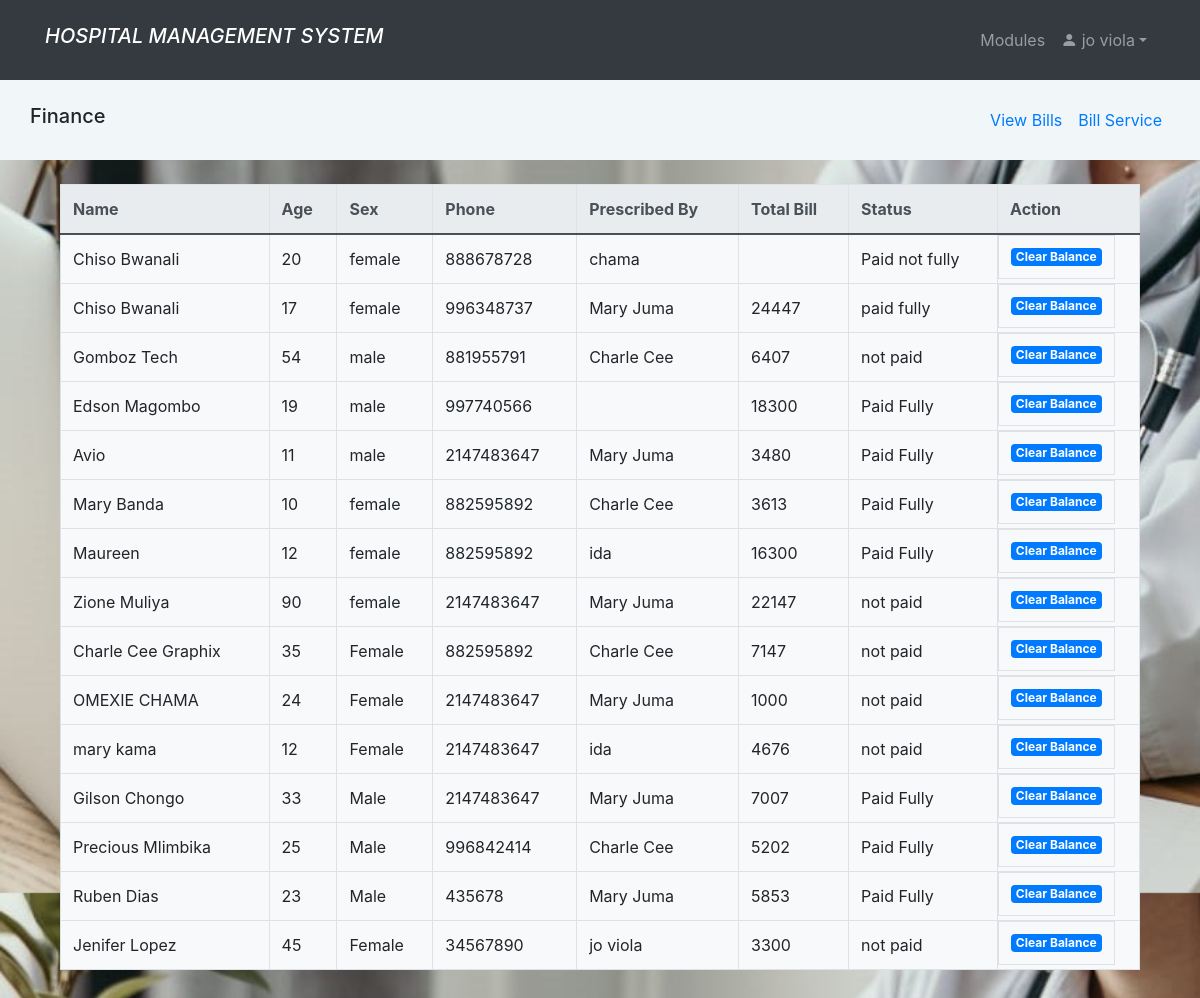
The page /finance.php (signed in) on the database as committed earlier.
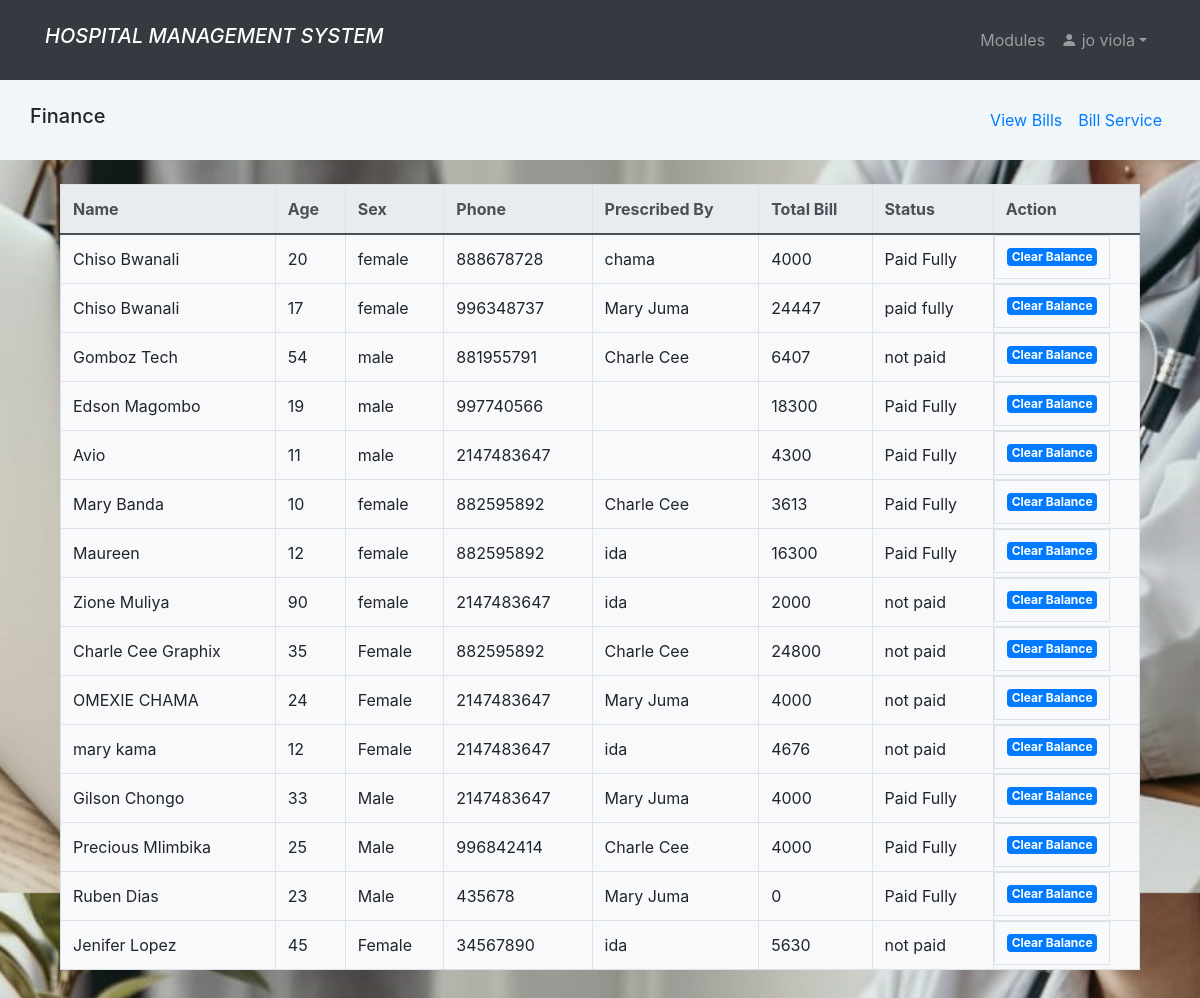
The same page on the database as committed later.
### tables this page shows
CREATE TABLE `patient` (
  `id` int(11) NOT NULL,
  `name` varchar(100) NOT NULL,
  `date` date NOT NULL,
  `gender` varchar(10) NOT NULL,
  `age` int(2) NOT NULL,
  `phoneNumber` int(10) NOT NULL,
  `district` varchar(100) NOT NULL,
  `village` varchar(100) NOT NULL,
  `residential` varchar(100) NOT NULL,
  `others` text DEFAULT NULL,
  `symptoms` text DEFAULT NULL,
  `measurement` text DEFAULT NULL,
  `examination` text DEFAULT NULL,
  `disease` text DEFAULT NULL,
  `bio_history` text DEFAULT NULL,
  `drug` text NOT NULL,
  `dosage` text NOT NULL,
  `drug_given_by` text NOT NULL,
  `discharge_status` text DEFAULT NULL,
  `drug_status` text NOT NULL,
  `prescribed_by` text DEFAULT NULL,
  `prescribed_on` text DEFAULT NULL,
  `total_bills` int(15) DEFAULT NULL,
  `status` text NOT NULL DEFAULT 'not paid',
  `tests` text DEFAULT NULL,
  `ward_bed` text DEFAULT NULL,
  `discharge_date` date DEFAULT NULL,
  `lab_results` text DEFAULT NULL,
  `lab_price` int(30) DEFAULT NULL,
  `rad_price` int(30) DEFAULT NULL
);

### bills.php (the view, shortened to what this page needs)
<?php
if (isset($_SESSION['id']) && isset($_SESSION['uname'])){
        ?>
<!DOCTYPE html>
<html>
<head>
	<link rel="stylesheet" href="https://maxcdn.bootstrapcdn.com/bootstrap/4.5.2/css/bootstrap.min.css">
</head>
<body>
	<div class="container">
		<table class="table table-bordered bg-light" id='myInput'>
			<thead class="thead-light">
				<tr>
					<th>Name</th>
					<th>Age</th>
					<th>Sex</th>
					<th>Phone</th>
					<th>Prescribed By</th>
                    <th>Total Bill</th>
                    <th>Status</th>
					<th>Action</th>
				</tr>
			</thead>
			<tbody>
				<?php
				$conn = new mysqli("localhost", "root", "", "hms");
				$sql = "SELECT * FROM patient ORDER BY id ASC";
				$result = $conn->query($sql);
				if ($result->num_rows > 0) {
						while ($row = $result->fetch_assoc()) { ?>
							<tr>
							   <td><?php echo $row["name"]; ?></td>
							   <td><?php echo $row["age"]; ?></td>
							   <td><?php echo $row["gender"]; ?></td>
							   <td><?php echo $row["phoneNumber"]; ?></td>
							   <td><?php echo $row["prescribed_by"]; ?></td>
							   <td ><?php echo $row["total_bills"]; ?></td>
							   <td><?php echo $row["status"]; ?></td>
								<td class='btn-group btn-group-justified'>
									   <a href='finance_status.php?add_status=<?php echo $row["id"]; ?>' class='badge bg-primary'>Clear Balance</a>
							   </td>
						   </tr>
						 <?php
					   }
				   } else {
					   echo "<tr><td colspan='12' class='text-center'>No patients found</td></tr>";
				   }
				?>
			</tbody>
		</table>
	</div>
</div>
</body>
</html>
<?php
    }else {
        header("Location: home.php");
        exit();
    }
?>

### finance.php (shortened to what this page needs)
<?php
if (isset($_SESSION['id']) && isset($_SESSION['uname'])){
  include "unavbar.php";
?>
<!DOCTYPE html>
<html>
<head>
	<link rel="stylesheet" href="https://maxcdn.bootstrapcdn.com/bootstrap/4.5.2/css/bootstrap.min.css">
</head>
<body>
   <nav class="navbar navbar-expand py-3" style="background-color:#F1F6F9;">
      <div class="container">
         <h3 class="navbar-brand">Finance</h3>
         <div class="collapse navbar-collapse" id="navmenu">
            <ul class="navbar-nav ms-auto">
               <li class="nav-item dropdown">
                  <a href="#view-bill" class="nav-link p-2 active" data-toggle="tab">View Bills</a>
               </li>
               <li class="nav-item dropdown">
                  <a href="bill_service.php" class="nav-link p-2">Bill Service</a>
               </li>
            </ul>
         </div>
      </div>
   </nav>
   <div class="container mt-4">
      <div class="tab-content">
         <div class="tab-pane fade show active" id="view-bill">
            <?php include "bills.php"; ?>
            <?php include "bill_service.php"; ?>
</body>
</html>
<?php
    } else {
        header("Location: home.php");
        exit();
    }
?>

### unavbar.php (shortened to what this page needs)
<!doctype html>
<html lang="en">
    <head>
        <link rel="stylesheet" href="https://cdn.jsdelivr.net/npm/bootstrap-icons@1.3.0/font/bootstrap-icons.css">
        <link rel="stylesheet" href="style.css"/>
        <link rel="stylesheet" href="bootstrap-5.0.0/css/bootstrap.min.css"/>
    </head>
    <body>
        <nav class="navbar navbar-expand-lg bg-dark navbar-dark py-3">
            <div class="container">
                <h5 class="navbar-brand"><i>HOSPITAL MANAGEMENT SYSTEM</i></h5>
                <div class="collapse navbar-collapse" id="navmenu">
                    <ul class="navbar-nav ms-auto">
                        <li class="nav-item">
                            <a href="nurse_dashboard.php" class="nav-link"> Modules</a>
                        </li>
                        <li class="nav-item dropdown">
                            <a class="nav-link dropdown-toggle bi bi-person-fill" href="#" role="button" data-bs-toggle="dropdown" aria-expanded="false">
                            <?php echo $_SESSION['uname']; ?></a>
                        </li>
                    </ul>
                </div>
            </div>
        </nav>
    </body>
</html>

### bill_service.php (shortened to what this page needs)
<?php
if (isset($_SESSION['id']) && isset($_SESSION['uname'])){
  include "unavbar.php";
        ?>
<!DOCTYPE html>
<html>
<head>
	<link rel="stylesheet" href="https://maxcdn.bootstrapcdn.com/bootstrap/4.5.2/css/bootstrap.min.css">
</head>
<body>
</body>
</html>
<?php
    }else {
        header("Location: home.php");
        exit();
    }
?>

### style.css (style rules this page uses)
body { margin: 0; padding: 0; background: url(img/homepic.jpeg); background-size: 100%; font-family: sans-serif; }

Rows that differ between the two databases and show on the page:
changed patient "chama": total_bills (not shown) → "4000"; status "Paid not fully" → "Paid Fully"
changed patient "Avio": total_bills "3480" → "4300"; prescribed_by "Mary Juma" → (not shown)
changed patient "Zione Muliya": prescribed_by "Mary Juma" → "ida"; total_bills "22147" → "2000"
changed patient "Charle Cee Graphix": total_bills "7147" → "24800"
changed patient "OMEXIE CHAMA": total_bills "1000" → "4000"
changed patient "Gilson Chongo": total_bills "7007" → "4000"
changed patient "Precious Mlimbika": total_bills "5202" → "4000"
changed patient "Ruben Dias": total_bills "5853" → "0"
changed patient "Jenifer Lopez": prescribed_by "jo viola" → "ida"; total_bills "3300" → "5630"
